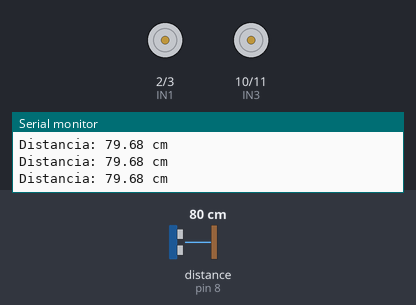
The sketch below on a simulated Arduino Uno, built with avr-gcc and run on an emulated ATmega328P. On the bench: motor-driver pin pairs drawn as motors (green arrow = first pin HIGH = forward, orange = second pin HIGH = backward, longer = more drive), the last lines printed to the serial monitor. Wiring (inferred from the names in the program): ultrasonic range finder: trigger pin 9; echo pin 8. Inputs (shaded band) come from the test bench; at power-on: distance to the obstacle (sensor on pin 8) 80 cm. The echo pulse lasts 58.3 µs per cm.

Above: at 1.2 s.
1.3 s: distance to the obstacle (sensor on pin 8) set to 23 cm
2.8 s: distance to the obstacle (sensor on pin 8) set to 18 cm
At 3.4 s:
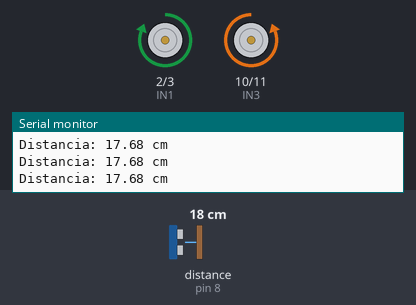
4.3 s: distance to the obstacle (sensor on pin 8) set to 35 cm
At 5.4 s:
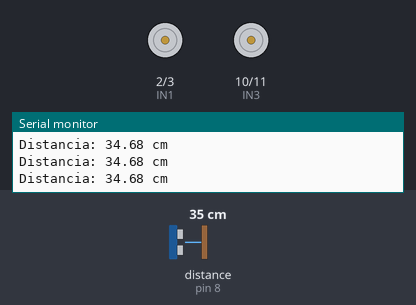
5.8 s: distance to the obstacle (sensor on pin 8) set to 2 cm
At 7.0 s:
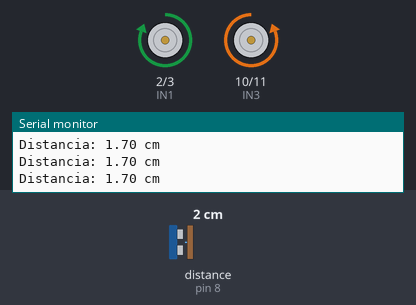
Timing chart, 0 to 8.3 s (numbered marks = the images above; inputs shaded):
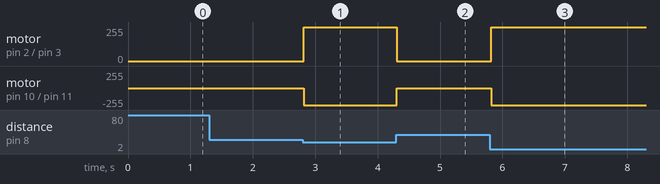

The sketch:

motores_ultrassonico.ino
```cpp
// ===== Pinos da Ponte H =====
// Motor esquerdo: Out1 (+) / Out2 (-)
const int IN1 = 2;   // Out1 - positivo motor esquerdo
const int IN2 = 3;   // Out2 - negativo motor esquerdo

// Motor direito: Out3 (-) / Out4 (+)
const int IN3 = 10;  // Out3 - negativo motor direito
const int IN4 = 11;  // Out4 - positivo motor direito

// ===== Pinos do sensor ultrassônico =====
const int TRIG = 9;
const int ECHO = 8;

// ===== Configuração =====
const float DISTANCIA_LIMITE = 20.0;  // cm

// Mede a distância em cm (retorna -1 se não houver leitura válida)
float medirDistancia() {
  digitalWrite(TRIG, LOW);
  delayMicroseconds(2);
  digitalWrite(TRIG, HIGH);
  delayMicroseconds(10);
  digitalWrite(TRIG, LOW);

  // Timeout de 30 ms (~5 m) para não travar o programa
  long duracao = pulseIn(ECHO, HIGH, 30000);

  if (duracao == 0) {
    return -1;
  }
  return (duracao * 0.0343) / 2.0;
}

// Gira os dois motores no mesmo sentido
// (o motor direito tem polaridade invertida na ponte H: + em Out4, - em Out3)
void ligarMotores() {
  digitalWrite(IN1, HIGH);  // esquerdo: positivo
  digitalWrite(IN2, LOW);   // esquerdo: negativo
  digitalWrite(IN3, LOW);   // direito: negativo
  digitalWrite(IN4, HIGH);  // direito: positivo
}

void pararMotores() {
  digitalWrite(IN1, LOW);
  digitalWrite(IN2, LOW);
  digitalWrite(IN3, LOW);
  digitalWrite(IN4, LOW);
}

void setup() {
  pinMode(IN1, OUTPUT);
  pinMode(IN2, OUTPUT);
  pinMode(IN3, OUTPUT);
  pinMode(IN4, OUTPUT);

  pinMode(TRIG, OUTPUT);
  pinMode(ECHO, INPUT);

  pararMotores();
  Serial.begin(9600);
}

void loop() {
  float distancia = medirDistancia();

  Serial.print("Distancia: ");
  Serial.print(distancia);
  Serial.println(" cm");

  // Objeto detectado a 20 cm ou menos -> motores ligados
  if (distancia > 0 && distancia <= DISTANCIA_LIMITE) {
    ligarMotores();
  } else {
    pararMotores();
  }

  delay(60);  // intervalo entre medições
}
```

gipsy01.cpp
```cpp
// Programação incial
#define TRIGGER 9
#define ECHO 8

// Motor Esquerdo
#define IN1 2  // OUT1 = negativo
#define IN2 3  // OUT2 = positivo

// Motor Direito
#define IN3 10 // OUT3 = negativo
#define IN4 11 // OUT4 = positivo

long distancia;

void setup() {
  pinMode(TRIGGER, OUTPUT);
  pinMode(ECHO, INPUT);

  pinMode(IN1, OUTPUT);
  pinMode(IN2, OUTPUT);

  pinMode(IN3, OUTPUT);
  pinMode(IN4, OUTPUT);

  Serial.begin(9600);
}

void loop() {

  // Pulso do sensor ultrassônico
  digitalWrite(TRIGGER, LOW);
  delayMicroseconds(2);

  digitalWrite(TRIGGER, HIGH);
  delayMicroseconds(10);

  digitalWrite(TRIGGER, LOW);

  // Lê o eco
  long tempo = pulseIn(ECHO, HIGH);

  // Calcula distância
  distancia = tempo * 0.0343 / 2;

  Serial.print("Distancia: ");
  Serial.print(distancia);
  Serial.println(" cm");

  // Se detectar algo a menos de 20 cm
  if (distancia > 0 && distancia < 20) {

    // MOTOR ESQUERDO -> FRENTE
    digitalWrite(IN1, LOW);
    digitalWrite(IN2, HIGH);

    // MOTOR DIREITO -> FRENTE
    digitalWrite(IN3, LOW);
    digitalWrite(IN4, HIGH);

  } else {

    // PARA MOTOR ESQUERDO
    digitalWrite(IN1, LOW);
    digitalWrite(IN2, LOW);

    // PARA MOTOR DIREITO
    digitalWrite(IN3, LOW);
    digitalWrite(IN4, LOW);
  }

  delay(50);
}
```

Measured:
- the behaviour switches between 21 and 20 cm on distance to the obstacle (sensor on pin 8) (found by bisection; images 0 and 1)
- after the input at 2.8 s, motor on pin 2 (IN1) / pin 3 (IN2): stopped → forward 255/255 at once; motor on pin 10 (IN3) / pin 11 (IN4): stopped → backward 255/255 at once
- after the input at 4.3 s, motor on pin 2 (IN1) / pin 3 (IN2): forward 255/255 → stopped at once; motor on pin 10 (IN3) / pin 11 (IN4): backward 255/255 → stopped at once
- after the input at 5.8 s, motor on pin 2 (IN1) / pin 3 (IN2): stopped → forward 255/255 at once; motor on pin 10 (IN3) / pin 11 (IN4): stopped → backward 255/255 at once
